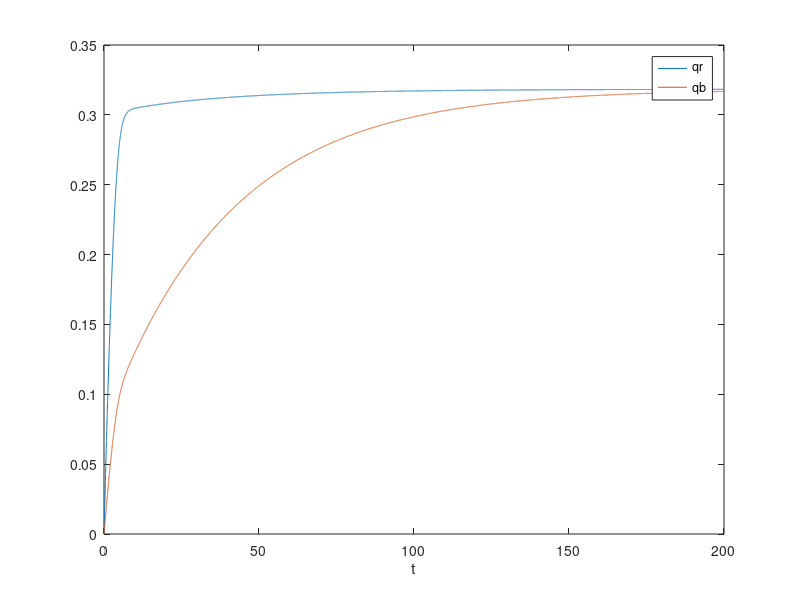

This figure's MATLAB source: (Note: this script raises an error after producing the figure.)
%Solution of the equations for an AC grain (local problem)
%Explicit method (forward Euler)
% 1) Run the code and analyze the plots
% 2) Solve also the unloading problem: load for 200s, and unload (c_ext=0)
% for 100s

%BAX 1500
epse = 0.37; epsp = 0.8; rhoS = 2.22e6; K = 3.e-3; qm = 0.4; %Porosity constants, Laumuir's isoterm constants.
Dp=[1.e-8]; %Difusion intraparticular
B=[1.35, 0.2];  %The constant related to the boundary condition (B.C) mass transfer. (small B, absorb slowly, big B, faster absortion)
R=0.002; %Radius of the bullet.



L=@(q) q./(K*(qm-q)); %Laumir's isoterm.
dL=@(q) qm./(K*(qm-q).^2);


k = 1;
for i = 1:length(Dp)
    for j = 1:length(B)

        c_ext = 1300; %Exterior concentration
        Tfinal = 200;
        dt = 0.01;  
        nOfTimeSteps = round(Tfinal/dt);

        alpha = Dp(i)*B(j)/R;
        beta=35*Dp(i)/(R^2);
        qb=zeros(nOfTimeSteps+1,1);
        qR=qb;
        
        %Loop for time steps
        for n=1:nOfTimeSteps
            cmL=c_ext-L(qR(n));
            qb(n+1)=qb(n)+dt*3*alpha*cmL;
            qR(n+1)=qR(n)+dt*(beta*(qb(n)-qR(n))+10*alpha*cmL);
        end

        ts = [0:nOfTimeSteps]*dt;
        figure(k)
        plot(ts,[qR,qb]), legend('qr','qb'),xlabel('t'), title("Dp = " + Dp(i) + "B = " + B(j))
        
        Tfinal = 100;
        dt = 0.01;
        nOfTimeStepsUnloading = round(Tfinal/dt);
        qbLoading=qb; qRLoading=qR;
        qbU = zeros(nOfTimeStepsUnloading+1,1); qRU = qbU;
        qbU(1) = qbLoading(end); qRU(1) = qRLoading(end);
        c_ext = 0;
        
        %Loop for time steps
        for n=1:nOfTimeStepsUnloading
            cmL=c_ext-L(qRU(n));
            qbU(n+1)=qbU(n)+dt*3*alpha*cmL;
            qRU(n+1)=qRU(n)+dt*(beta*(qbU(n)-qRU(n))+10*alpha*cmL);
        end
        
        
        ts = [0:nOfTimeStepsUnloading]*dt;
        figure(k+1)
        plot(ts,[qRU,qbU]), legend('qr','qb'),xlabel('t'), title("Dp = " + Dp(i) + "B = " + B(j))
        
        ts = [0:nOfTimeSteps + nOfTimeStepsUnloading+1]*dt;
        figure(k+2)
        qRT = [qRLoading;qRU];
        qbT = [qbLoading;qbU];
        plot(ts,[qRT,qbT]), legend('qr', 'qb'),xlabel('t'), title("Dp = " + Dp(i) + "B = " + B(j))
        k = k+3;

    end
end

% sigma = ( ((1-epse)/epse)*3*Dp*B/R )*((1-epsp)*rhoS-epsp*dL(qb));
% figure(2)
% plot(ts(2:end),sigma(2:end)), ylabel('sigma'), xlabel('t')
% 
